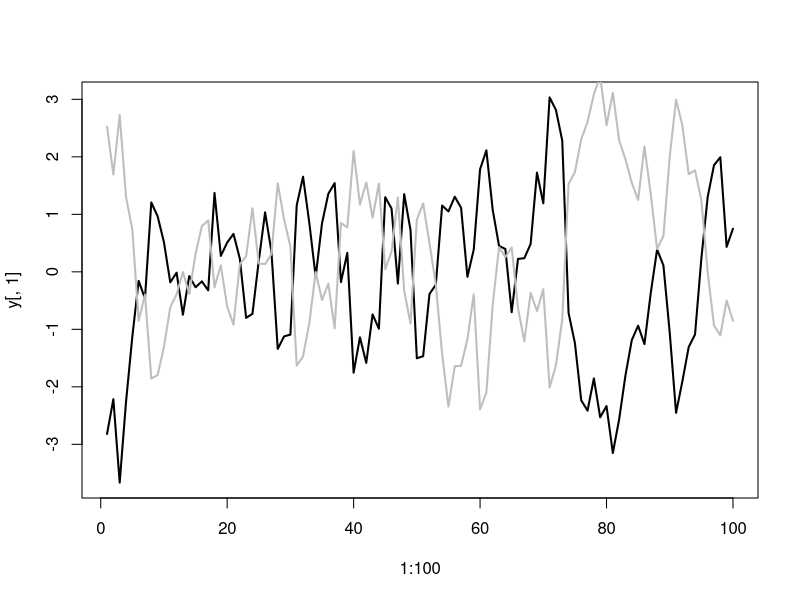

This chart was generated by the following R code:
require(MASS)
require(MASS)
#matrix of autocorrelation terms 
rho <- matrix(c(0.8,0,0,0.8),nrow=2,byrow=T) # used to be 0.8 and 0.8
# Create variance covariance matrix
Sigma <- matrix(0, nrow=2, ncol =2)
diag(Sigma)<- c(0.8,0.7) #c(0.8,0.7)

Sigma[1,2]<- -0.75 * Sigma[1,1]  # what does this step do??
Sigma[2,1]<- -0.75 * Sigma[1,1]

# calculate variance of AR(1)
# beta is the kroneker product of the rho matrix 
beta <- rho  %x% rho
I <- matrix(0,nrow=nrow(beta),ncol=ncol(beta))
diag(I)<-1
Omega <- matrix(solve((I-beta)) %*% as.vector(Sigma) , 
                nrow=2, 
                ncol =2, 
                byrow = F)
# Omega is the variance covariance of Y's

# Set up simulation
nyears <- 100
y <- matrix(NA, nrow = 100, ncol=2)
# get first year
for (i in 1:2) y[1,i] <- rnorm(1,0,Omega)
eps <- mvrnorm(n = 100,mu = c(0,0), Sigma = Sigma)

# loop through years
for (i in 2:100) {
  eta.t1 <- y[i-1,]
  eta.t <- diag(rho) * eta.t1 + eps[i,]
  y[i,]<- eta.t
}

plot(1:100,y[,1], type = "l", lwd = 2, col = "black")
lines(1:100, y[,2], type = "l", lwd = 2, col = "gray")

